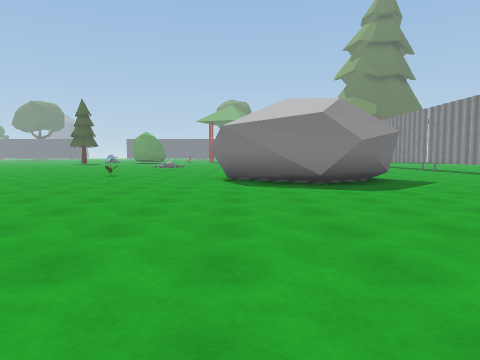
view 1 (above)

24 first-person views from a walk through a scene from a Unity 3-D project. The camera is 1.3 m above the floor, tilts 4° down and sees 70° across. The floor is counted in squares, 2 m on a side. Each view is taken from the middle of a square. On the plan, view 1 faces up. The plan holds only what a view shows up to about 10 squares ahead; the rest is blank. The place goes on beyond the plan. The player character is not drawn. Some surface patterns are stand-ins.

view 2
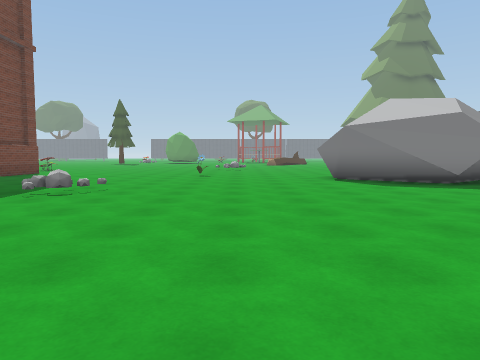

view 3
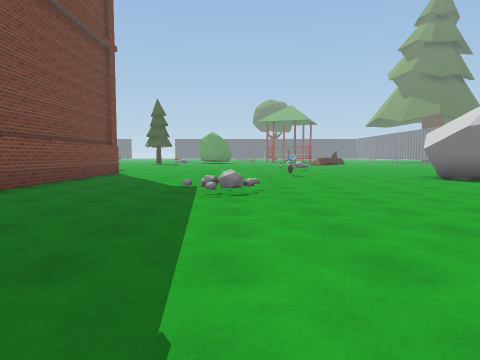

view 4
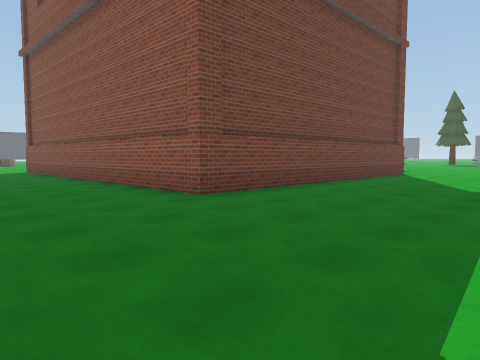

view 5
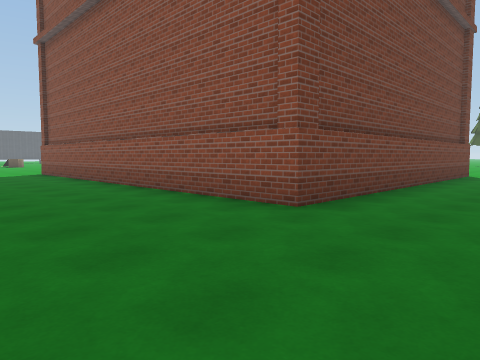

view 6
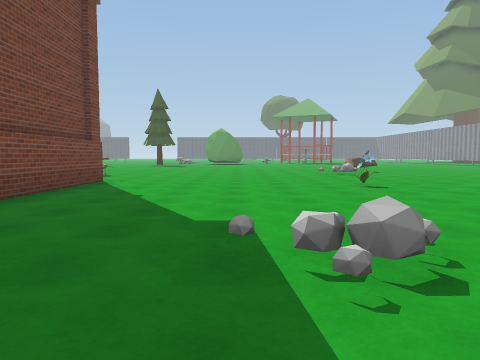

view 7
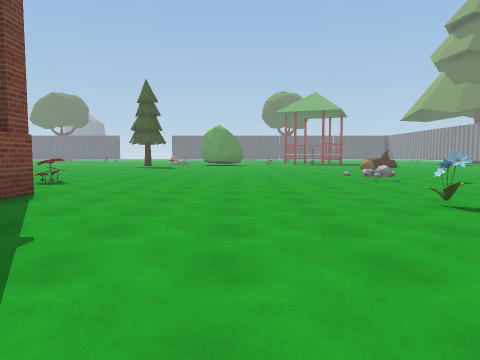

view 8
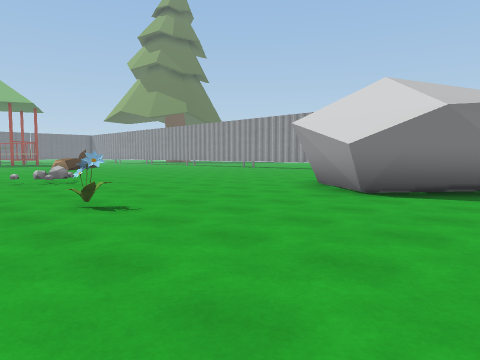

view 9
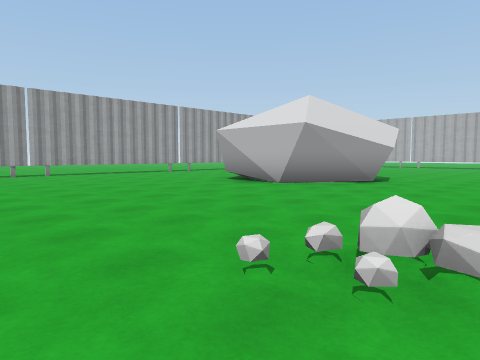

view 10
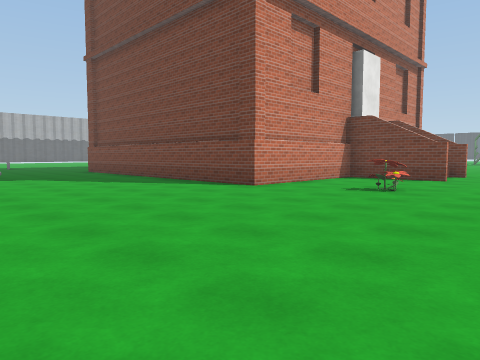

view 11
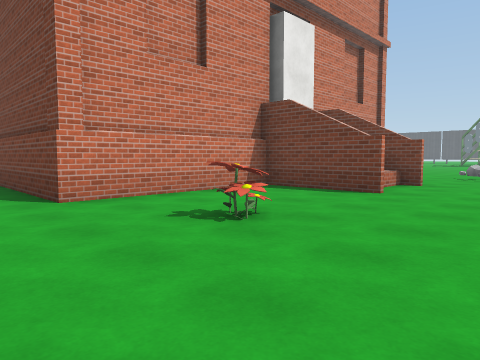

view 12
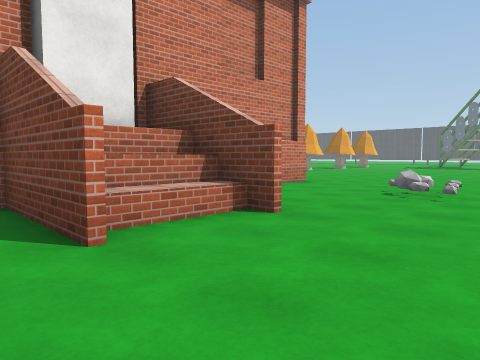

view 13
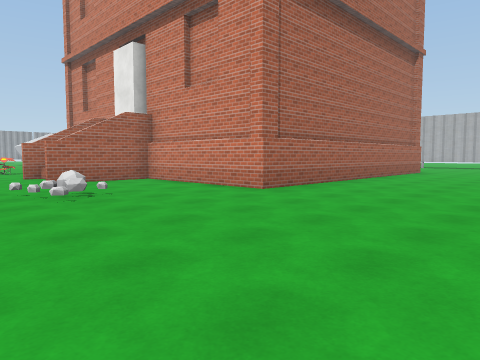

view 14
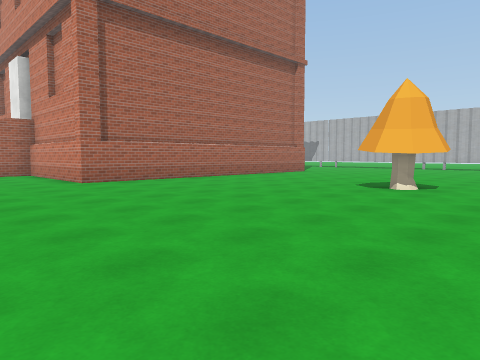

view 15
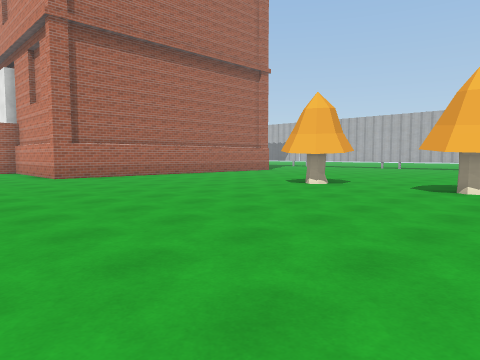

view 16
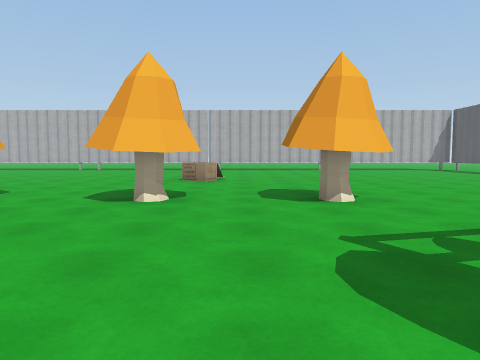

view 17
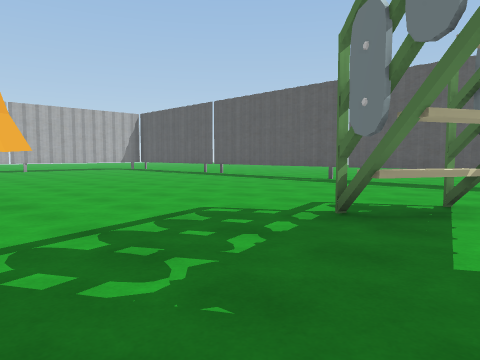

view 18
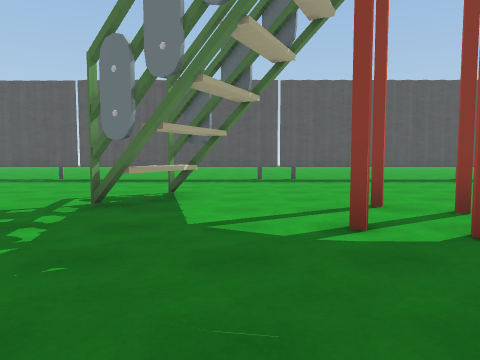

view 19
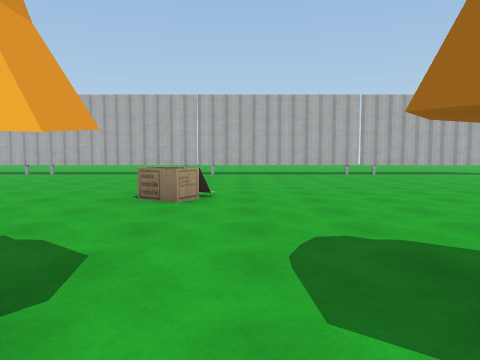

view 20
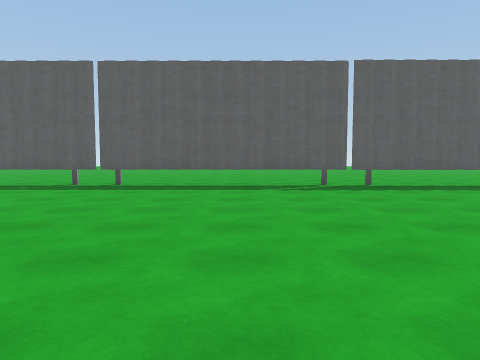

view 21
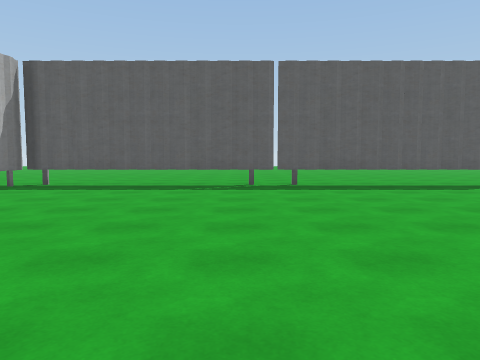

view 22
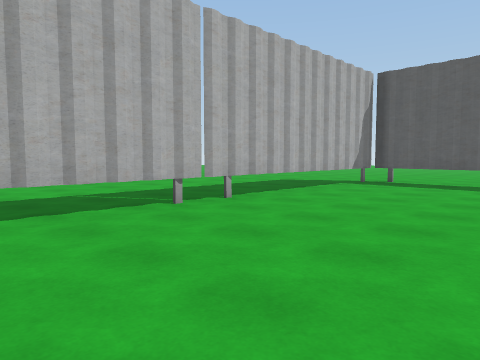

view 23
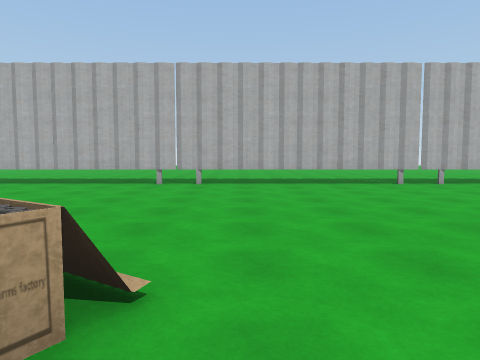

view 24
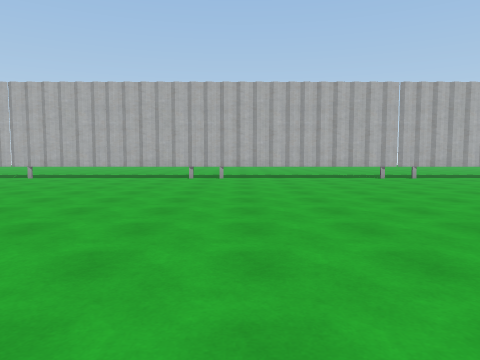

### Floor plan
Key: @ floor where view 1 was taken; # wall or solid block; . floor; ^ raised ledge; F flower; M mushroom; A ammo; T thing the floor can be seen under or through; O other object.
Columns run from 42 left of view 1 to 7 right of it. Each row starts with its distance up from view 1.
 18 #....           ....     .... ............
 17 #......         ...............................
 16 #.....##. ............O...............OO..........
 15 #......#.................^^#..F...................
 14 #........................###.....................
 13 #...#^...............###########................
 12 #....................#         #...............
 11 #....................#         #......F...####
 10 #....................#         #..........## # ..
  9 #.......MM.MM.MM.....#         #..........#####..
  8 #........M.M.........#         #...........###...
  7 #...................           #................
  6 #..................            #...OO..........
  5 #..........A.......            #...............
  4 #...................   #########..............
  3 #....................  ......................
  2 #....................  ......................
  1 #.....................    ..................
  0 #......................        ......  .  @
 -1 #......................
 -2 #TTTTTTTTTTTTTTTT#######
 -3 .................
 -4  ................
 -5   .......
 -6    ......

Where each view was taken, in squares from view 1:
view 1: 0 up, 0 right, facing up
view 2: 0 up, 3 left, facing up
view 3: 0 up, 6 left, facing up
view 4: 0 up, 6 left, facing up-left
view 5: 0 up, 8 left, facing up-left
view 6: 4 up, 7 left, facing up
view 7: 7 up, 7 left, facing up
view 8: 7 up, 6 left, facing up-right
view 9: 18 up, 4 left, facing down-right
view 10: 18 up, 5 left, facing down-left
view 11: 18 up, 9 left, facing down-left
view 12: 18 up, 14 left, facing down-left
view 13: 18 up, 26 left, facing down-right
view 14: 16 up, 30 left, facing down-right
view 15: 16 up, 32 left, facing down-right
view 16: 14 up, 32 left, facing down
view 17: 14 up, 33 left, facing down-left
view 18: 14 up, 32 left, facing left
view 19: 10 up, 32 left, facing down
view 20: 7 up, 34 left, facing left
view 21: 3 up, 34 left, facing left
view 22: 2 up, 33 left, facing down-left
view 23: 6 up, 32 left, facing down
view 24: 8 up, 26 left, facing down
